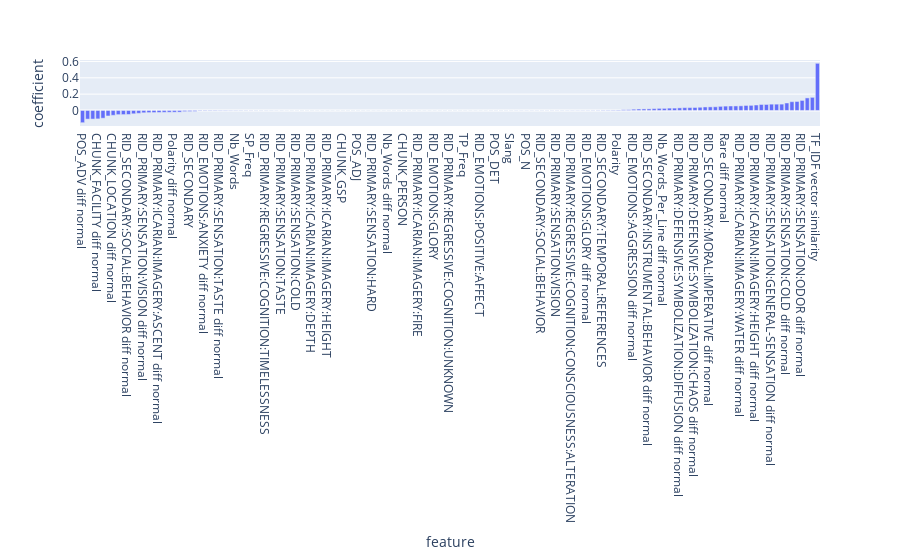
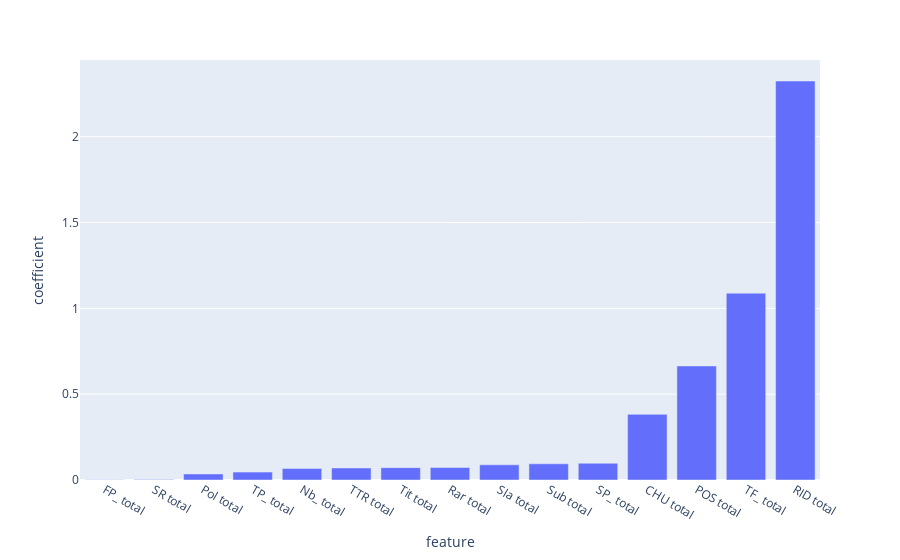
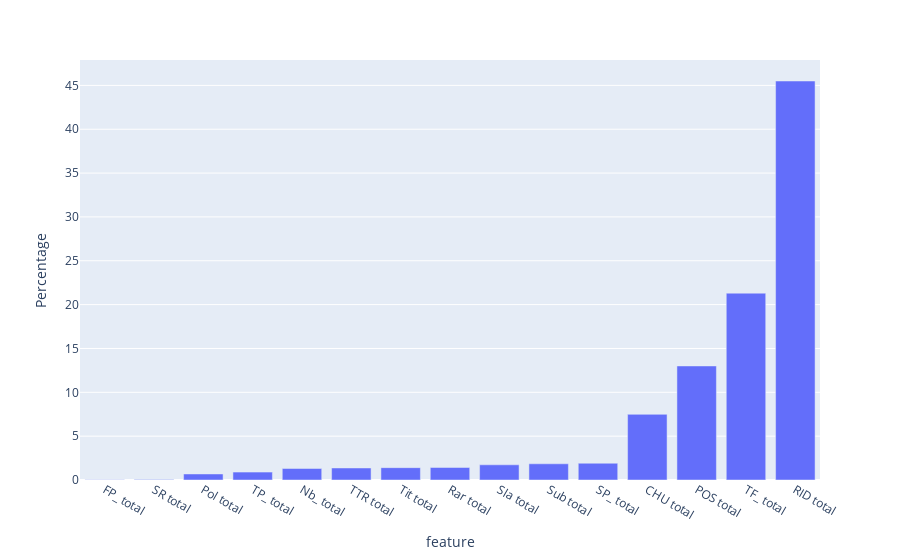
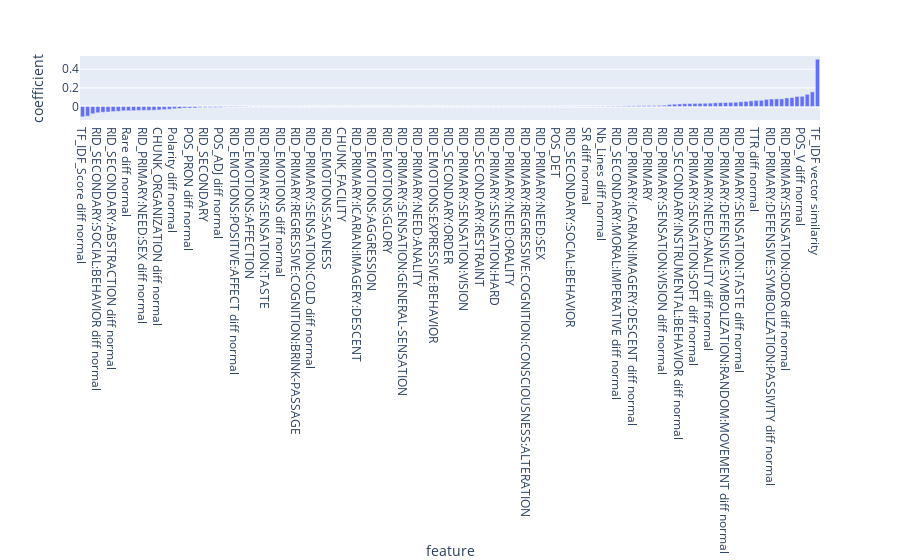

The code cell stored with these charts, in order, in its notebook:
### Code cell
nlist=[10,12]
arr=[]
brr=[]
crr=[]
yrr=[]
top=[]
fts = np.array(df.columns)
for n in nlist:
    top =[2**i for i in range(0, (int)(np.log2(n//2)+1))]
    ar,br,cr,y_test,fts = logistic(n_art=n,df =df, top = top)
    arr.append(ar)
    brr.append(br)
    crr.append(cr)
    yrr.append(y_test)
    misclassy(y_test=y_test, arr = ar[-1])
plot_top_tog(brr = brr, nlist = nlist, top = top)
feature_imp(crr=crr, fts = fts)

### Figure 1 — Plotly figure (JSON) as saved in the notebook; plotly's stock layout.template omitted (floating-point values rounded to 4 significant figures; data arrays with more than 128 entries replaced by an {"elided": "..."} marker saying what was removed)
{"data": [{"alignmentgroup": "True", "hovertemplate": "feature=%{x}<br>coefficient=%{y}<extra></extra>", "legendgroup": "", "marker": {"color": "#636efa", "pattern": {"shape": ""}}, "name": "", "offsetgroup": "", "orientation": "v", "showlegend": false, "textposition": "auto", "type": "bar", "x": {"elided": "145 str values"}, "xaxis": "x", "y": {"elided": "145 float values"}, "yaxis": "y"}], "layout": {"barmode": "relative", "legend": {"tracegroupgap": 0}, "margin": {"t": 60}, "xaxis": {"anchor": "y", "domain": [0, 1], "title": {"text": "feature"}}, "yaxis": {"anchor": "x", "domain": [0, 1], "title": {"text": "coefficient"}}}}

### Figure 2 — Plotly figure (JSON) as saved in the notebook; plotly's stock layout.template omitted (floating-point values rounded to 4 significant figures)
{"data": [{"alignmentgroup": "True", "hovertemplate": "feature=%{x}<br>coefficient=%{y}<extra></extra>", "legendgroup": "", "marker": {"color": "#636efa", "pattern": {"shape": ""}}, "name": "", "offsetgroup": "", "orientation": "v", "showlegend": false, "textposition": "auto", "type": "bar", "x": ["FP_ total", "SR total", "Pol total", "TP_ total", "Nb_ total", "TTR total", "Tit total", "Rar total", "Sla total", "Sub total", "SP_ total", "CHU total", "POS total", "TF_ total", "RID total"], "xaxis": "x", "y": [0.002084, 0.002696, 0.03519, 0.04593, 0.06704, 0.0701, 0.07183, 0.07301, 0.08857, 0.09445, 0.09771, 0.3826, 0.6645, 1.089, 2.325], "yaxis": "y"}], "layout": {"barmode": "relative", "legend": {"tracegroupgap": 0}, "margin": {"t": 60}, "xaxis": {"anchor": "y", "domain": [0, 1], "title": {"text": "feature"}}, "yaxis": {"anchor": "x", "domain": [0, 1], "title": {"text": "coefficient"}}}}

### Figure 3 — Plotly figure (JSON) as saved in the notebook; plotly's stock layout.template omitted (floating-point values rounded to 4 significant figures)
{"data": [{"alignmentgroup": "True", "hovertemplate": "feature=%{x}<br>Percentage=%{y}<extra></extra>", "legendgroup": "", "marker": {"color": "#636efa", "pattern": {"shape": ""}}, "name": "", "offsetgroup": "", "orientation": "v", "showlegend": false, "textposition": "auto", "type": "bar", "x": ["FP_ total", "SR total", "Pol total", "TP_ total", "Nb_ total", "TTR total", "Tit total", "Rar total", "Sla total", "Sub total", "SP_ total", "CHU total", "POS total", "TF_ total", "RID total"], "xaxis": "x", "y": [0.04079, 0.05276, 0.6888, 0.899, 1.312, 1.372, 1.406, 1.429, 1.734, 1.849, 1.913, 7.489, 13.01, 21.31, 45.5], "yaxis": "y"}], "layout": {"barmode": "relative", "legend": {"tracegroupgap": 0}, "margin": {"t": 60}, "xaxis": {"anchor": "y", "domain": [0, 1], "title": {"text": "feature"}}, "yaxis": {"anchor": "x", "domain": [0, 1], "title": {"text": "Percentage"}}}}

### Figure 4 — Plotly figure (JSON) as saved in the notebook; plotly's stock layout.template omitted (floating-point values rounded to 4 significant figures; data arrays with more than 128 entries replaced by an {"elided": "..."} marker saying what was removed)
{"data": [{"alignmentgroup": "True", "hovertemplate": "feature=%{x}<br>coefficient=%{y}<extra></extra>", "legendgroup": "", "marker": {"color": "#636efa", "pattern": {"shape": ""}}, "name": "", "offsetgroup": "", "orientation": "v", "showlegend": false, "textposition": "auto", "type": "bar", "x": {"elided": "145 str values"}, "xaxis": "x", "y": {"elided": "145 float values"}, "yaxis": "y"}], "layout": {"barmode": "relative", "legend": {"tracegroupgap": 0}, "margin": {"t": 60}, "xaxis": {"anchor": "y", "domain": [0, 1], "title": {"text": "feature"}}, "yaxis": {"anchor": "x", "domain": [0, 1], "title": {"text": "coefficient"}}}}
